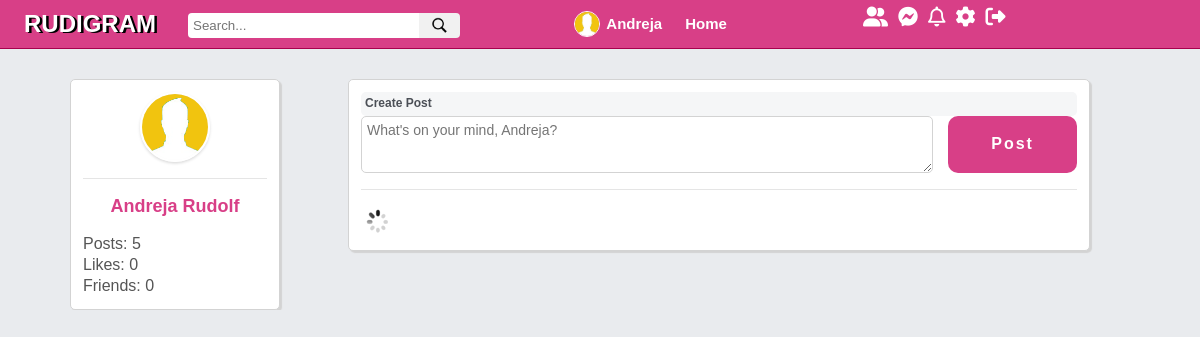
Page / (signed in) on the earlier database version.
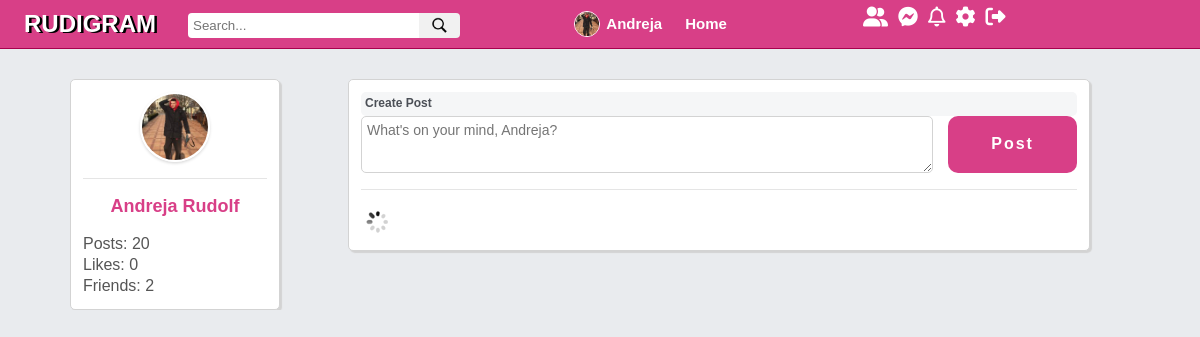
Same page on the later database version.
### tables this page shows
CREATE TABLE `users` (
  `id` int(11) NOT NULL,
  `firstName` varchar(30) NOT NULL,
  `lastName` varchar(30) NOT NULL,
  `username` varchar(100) NOT NULL,
  `email` varchar(100) NOT NULL,
  `password` varchar(255) NOT NULL,
  `signUpDate` datetime NOT NULL,
  `profilePic` varchar(255) NOT NULL,
  `numPosts` int(11) NOT NULL,
  `numLikes` int(11) NOT NULL,
  `userClosed` varchar(3) NOT NULL,
  `friendArray` text NOT NULL
);

### includes/classes/User.php (called while the page is built, shortened)
<?php
class User {
   private $firstName;
   private $lastName;
   private $profilePic;
   private $numPosts;
   private $numLikes;
   private $friendArray;
   public function __construct($con, $username) {
      $this->con = $con;
      $this->username = $username;
      $query = mysqli_query($this->con, "SELECT * FROM users WHERE username='$this->username'");
      $this->userData = mysqli_fetch_array($query);
      $this->firstName = $this->userData['firstName'];
      $this->profilePic = $this->userData['profilePic'];
      $this->lastName = $this->userData['lastName'];
      $this->numPosts = $this->userData['numPosts'];
      $this->numLikes = $this->userData['numLikes'];
      $this->friendArray = $this->userData['friendArray'];
   }
   public function getFirstName() {
      return $this->firstName;
   }
   public function getFirstAndLastName() {
      return $this->firstName . " " . $this->lastName;
   }
   public function getProfilePic() {
      return $this->profilePic;
   }
   public function getNumberOfPosts() {
      return $this->numPosts;
   }
   public function getNumberOfLikes() {
      return $this->numLikes;
   }
   public function getNumberOfFriends() {
      $num = substr_count($this->friendArray, ",");
      $num = $num - 1;
      return $num;
   }
}
?>

### includes/userDetailsContainer.php (the view)
<div class="userDetailsContainer column">
   <div class="userImage">
      <a href="<?php echo $userLoggedIn; ?>">
         <img src="<?php echo $user->getProfilePic(); ?>" alt="userPic">
      </a>
   </div>
   <hr>
   <div class="userInfo">
      <a href="<?php echo $userLoggedIn; ?>">
         <?php echo $user->getFirstAndLastName(); ?><br>
      </a>
      <p>
         Posts: <?php echo $user->getNumberOfPosts(); ?><br>
         Likes: <?php echo $user->getNumberOfLikes(); ?><br>
         Friends: <?php echo $user->getNumberOfFriends(); ?>
      </p>
   </div>
</div>

### includes/header.php (shortened to what this page needs)
<?php
   include 'includes/config.php';
   include 'includes/classes/User.php';
   if(isset($_SESSION['userLoggedIn'])) {
      $userLoggedIn = $_SESSION['userLoggedIn'];
      $user = new User($con, $userLoggedIn);
   }
   else {
      header("Location: register.php");
   }
?>
<!DOCTYPE html>
<html lang="en">
<head>
   <link rel="stylesheet" href="assets/css/style.css">
   <link rel="stylesheet" href="assets/css/jquery.Jcrop.css" type="text/css" />
</head>
<body>
   <header>
      <?php include 'includes/navbar.php'; ?>
   </header>

### includes/navbar.php
<nav id="navbar">
   <h1 class="logo"><a href="index.php">RUDIGRAM</a></h1>
   <div class="searchBar">
      <form action="search.php" method="GET" name="searchForm">
         <input type="text" name="searchInput" id="searchInput" placeholder="Search...">
         <div class="btnHolder">
            <img src="assets/images/icons/search.png" alt="search">
         </div>
      </form>
   </div>
   <div class="userOptions">
      <div class="profileIcon">
         <a href="<?php echo $userLoggedIn; ?>">
            <img src="<?php echo $user->getProfilePic(); ?>" alt="user picture">
            <span class="userName"><?php echo $user->getFirstName(); ?></span>
         </a>
      </div>
      <div class="homeIcon">
         <a href="index.php">Home</a>
      </div>
      <div class="socialButtons">
         <a href="#">
            <i class="fas fa-user-friends fa-lg"></i>
         </a>
         <a href="#">
            <i class="fab fa-facebook-messenger fa-lg"></i>
         </a>
         <a href="#">
            <i class="far fa-bell fa-lg"></i>
         </a>
         <a href="settings.php">
            <i class="fas fa-cog fa-lg"></i>
         </a>
         <a href="includes/handlers/logout.php">
            <i class="fas fa-sign-out-alt fa-lg"></i>
         </a>
      </div>
   </div>
</nav>

### index.php (shortened to what this page needs)
<?php include 'includes/header.php'; ?>
<div class="container">
   <?php include 'includes/userDetailsContainer.php'; ?>
   <?php include 'includes/newsfeedContainer.php'; ?>
</div>
<?php include 'includes/footer.php'; ?>

### includes/newsfeedContainer.php (shortened to what this page needs)
<div class="newsfeedContainer column">
   <div class="statusFormContainer">
      <div class="statusFormHeader">
         <span>Create Post</span>
      </div>
      <form id="statusForm" action="index.php" method="POST">
         <textarea name="statusInput" id="statusInput" placeholder="What's on your mind, <?php echo $user->getFirstName(); ?>?" required=""></textarea>
         <input type="submit" class="statusBtn" name="statusBtn" value="Post">
      </form>
      <hr>
   </div>
   <img src='assets/images/icons/loading.gif' id='loadingGif'>
</div>

### includes/footer.php (shortened to what this page needs)
</body>
</html>

### assets/css/style.css (style rules this page uses)
* { margin: 0; padding: 0; box-sizing: border-box; }
html, body { font-family: Arial, Helvetica, sans-serif; background: #e9ebee; line-height: 1.3; }
a { text-decoration: none; }
.container { margin: auto; max-width: 1100px; overflow: auto; padding: 0 20px; margin-top: 79px; }
.column { background: #fff; border: 1px solid #D3D3D3; padding: 0.75rem; border-radius: 5px; box-shadow: 2px 2px 1px #D3D3D3; color: #555; }
hr { margin-top: 1rem; margin-bottom: 1rem; border: 0; border-top: 1px solid rgba(0, 0, 0, 0.1); }
#navbar { width: 100%; position: fixed; top: 0; background: #d83f87; overflow: hidden; color: #fff; padding: 0.5rem; display: flex; flex-direction: row; z-index: 100; align-items: center; border-bottom: 1px solid #a7014e; }
.logo a { font-family: 'Bellota-LightItalic', sans-serif; color: #fff; text-shadow: #000 2.5px 0.5px 0px; font-size: 1.5rem; margin-left: 1rem; }
#navbar .searchBar form { display: flex; }
#navbar .searchBar { width: 23%; margin-left: 2rem; min-width: 150px; }
#navbar .searchBar form { display: flex; width: 100%; }
#navbar .searchBar form #searchInput { width: 85%; height: 25px; align-self: center; border: none; margin-top: 3px; padding-left: 5px; border-top-left-radius: 4px; border-bottom-left-radius: 4px; outline: none; }
#navbar .searchBar form .btnHolder { width: 15%; height: 25px; align-self: center; background: #f1f1f1; margin-top: 3px; border-top-right-radius: 4px; border-bottom-right-radius: 4px; text-align: center; display: flex; justify-content: center; align-items: center; }
#navbar .searchBar form .btnHolder img { width: 17px; height: 17px; cursor: pointer; }
#navbar .userOptions { display: flex; margin-left: 7rem; align-items: center; width: 37%; }
#navbar .userOptions .profileIcon { height: 2rem; }
#navbar .userOptions .profileIcon a { display: inline-block; height: 100%; display: flex; align-items: center; justify-content: center; text-align: center; padding: 2px 8px 2px 2px; border-radius: 3px; }
.profileIcon a img { width: 26px; height: 26px; border-radius: 50%; margin-right: 6px; border: 1px solid #fff; }
#navbar .userOptions .profileIcon a span { font-size: 15px; font-weight: bold; white-space: nowrap; color: #fff; }
#navbar .userOptions .homeIcon { height: 2rem; }
#navbar .userOptions .homeIcon a { height: 100%; display: flex; align-items: center; justify-content: center; text-align: center; padding: 10px 15px; border-radius: 3px; color: #fff; font-weight: bold; font-size: 15px; }
#navbar .socialButtons { height: 2rem; display: flex; align-items: center; margin-left: auto; }
#navbar .socialButtons a { color: #fff; margin: 0 5px; height: 100%; transition: 0.25s ease; }
#navbar .socialButtons a i { margin-top: 8px; }
.userDetailsContainer { width: 210px; float: left; }
.userDetailsContainer .userImage { text-align: center; }
.userDetailsContainer .userImage a { display: block; width: 70px; height: 70px; margin: 0 auto; }
.userDetailsContainer .userImage a img { border-radius: 50%; width: 100%; border: 2px solid #fff; box-shadow: inset 0 1.5px 3px 0 rgba(0,0,0,.15), 0 1.5px 3px 0 rgba(0,0,0,.15); }
.userDetailsContainer .userInfo { margin-top: 1rem; }
.userDetailsContainer .userInfo a { font-size: 18px; display: block; text-align: center; color: #191919; font-weight: bold; color: #d83f87; }
.userDetailsContainer .userInfo p { margin-top: 1rem; }
.userDetailsContainer hr { margin-top: 1rem; margin-bottom: 1rem; border: 0; border-top: 1px solid rgba(0, 0, 0, 0.1); }
.newsfeedContainer { float: right; width: 70%; margin-right: 40px; min-height: 170px; z-index: -1; }
.newsfeedContainer .statusFormHeader { width: 100%; background: #f5f6f7; border-radius: 5px; }
.newsfeedContainer .statusFormHeader span { font-size: 12px; font-family: inherit; font-weight: bold; color: #4b4f56; display: inline-block; padding: 4px 6px 4px 4px; }
.newsfeedContainer #statusForm { width: 100%; display: flex; }
.newsfeedContainer #statusForm textarea { width: 80%; height: 57px; padding: 5px; font-family: inherit; outline: none; border: 1px solid #D3D3D3; border-radius: 5px; font-size: 14px; }
.newsfeedContainer #statusForm .statusBtn { width: 18%; border: none; color: #fff; background: #d83f87; padding: 0.5rem 2rem; border-radius: 10px; font-size: 1rem; font-weight: bold; letter-spacing: 2px; margin-left: 15px; cursor: pointer; transition: 0.2s all ease; }
img#loadingGif, img#profileLoadingGif { display: none; margin: 0 auto; }

Differences in the rows shown:
changed users "Andreja Rudolf": profilePic: a different picture; numPosts "5" → "20"
Other differences:
$user->getNumberOfFriends(): "0" → "2"
